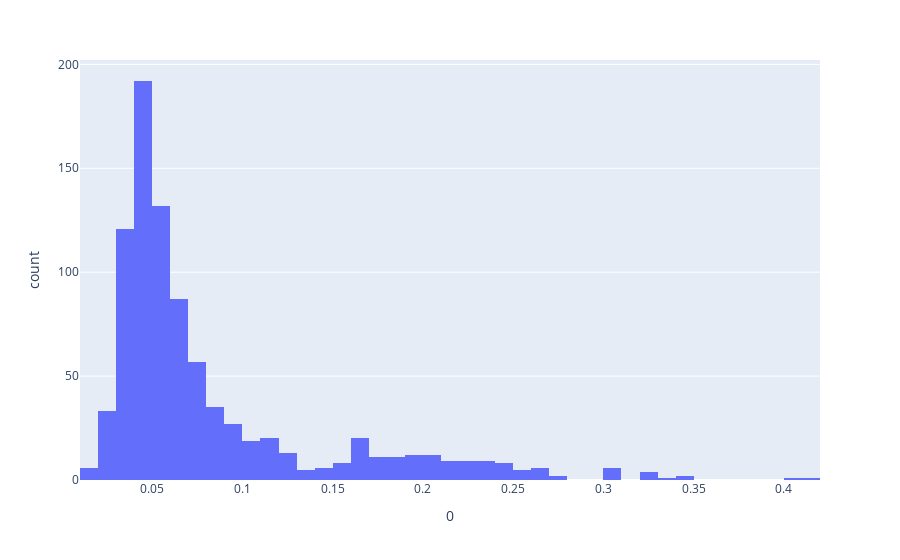

Notebook code cell kept with this figure:
### Code cell
px.histogram(pd.DataFrame(y_pred_test), x=0)

### Figure 1 — Plotly figure (JSON) as saved in the notebook; plotly's stock layout.template omitted (floating-point values rounded to 4 significant figures; data arrays with more than 128 entries replaced by an {"elided": "..."} marker saying what was removed)
{"data": [{"alignmentgroup": "True", "bingroup": "x", "hovertemplate": "0=%{x}<br>count=%{y}<extra></extra>", "legendgroup": "", "marker": {"color": "#636efa"}, "name": "", "offsetgroup": "", "orientation": "v", "showlegend": false, "type": "histogram", "x": {"elided": "890 float values"}, "xaxis": "x", "yaxis": "y"}], "layout": {"barmode": "relative", "legend": {"tracegroupgap": 0}, "margin": {"t": 60}, "xaxis": {"anchor": "y", "domain": [0, 1], "title": {"text": "0"}}, "yaxis": {"anchor": "x", "domain": [0, 1], "title": {"text": "count"}}}}
